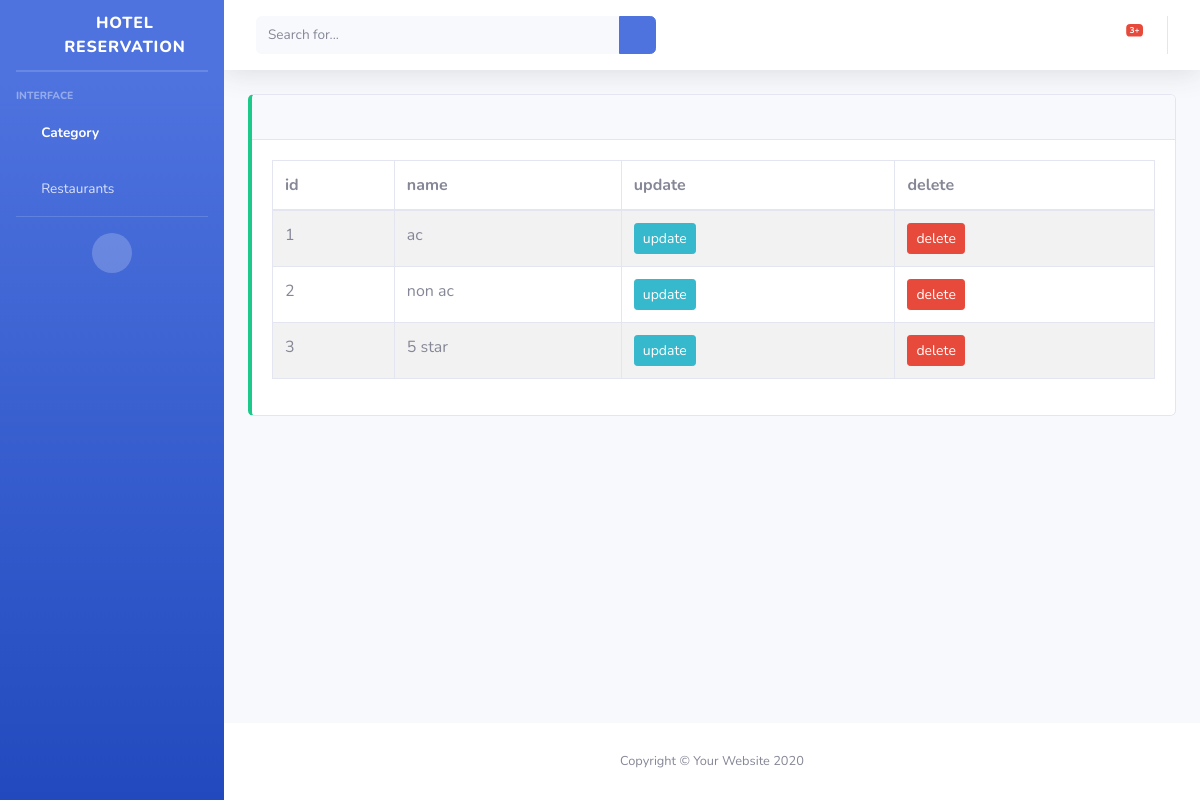
The app's page /category/, older data.
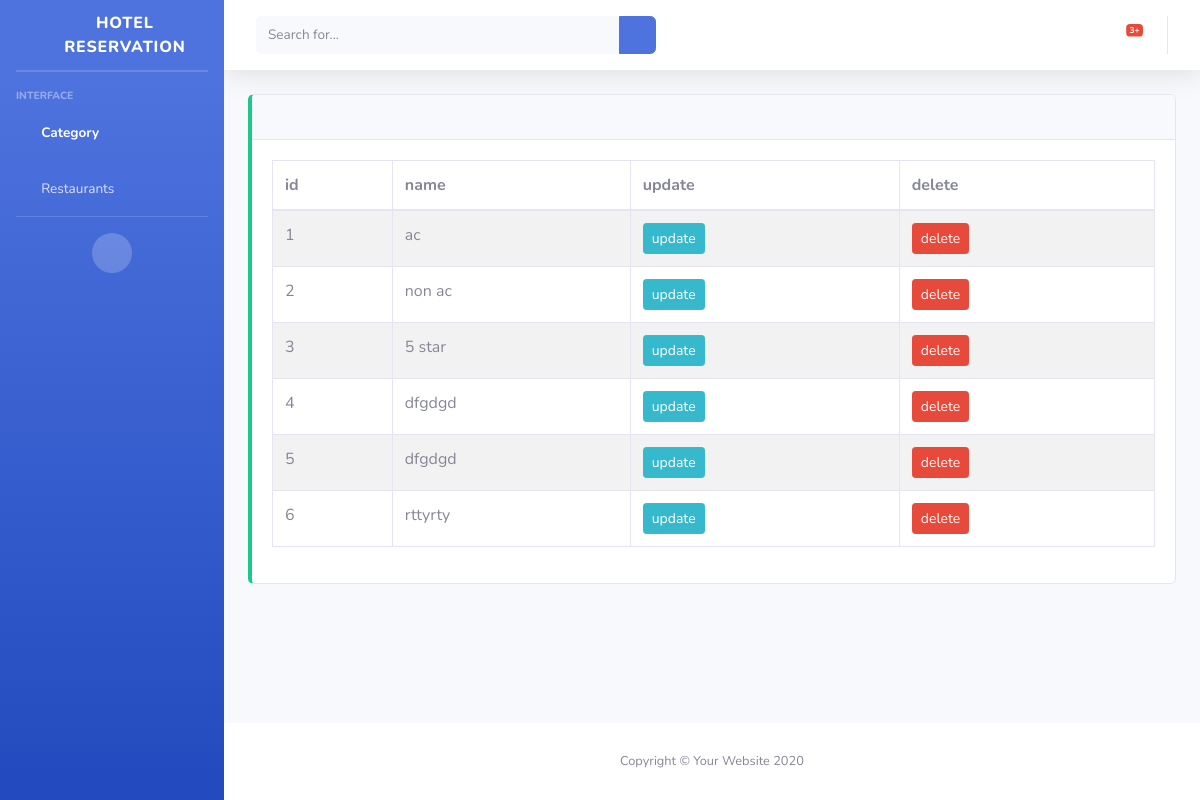
The same page, newer data.
### restaurant/models.py (models this page shows, shortened)
class RestCategory(models.Model):
    name = models.CharField(max_length=10)
    def get_update_url(self):
        return reverse("restcatupdate", kwargs={'pk': self.pk})

### restaurant/views.py (the view)
# urls.py: path('category/', RestCategoryList.as_view(), name="restcatlist"),
class RestCategoryList(ListView):
    model = RestCategory
    template_name = 'restcat/list.html'
    context_object_name = "data"

### restaurant/templates/restcat/list.html
{% extends 'base.html' %}
{% block content %}
<div class="table-responsive">
<table class="table table-bordered table-striped table-hover">
    <thead>
        <tr>
            <th>id</th>
            <th>name</th>
            <th>update</th>
            <th>delete</th>
        </tr>
    </thead>
    <tbody>
    {% for i in data %}
        <tr>
            <td>{{forloop.counter}}</td>
            <td>{{i.name}}</td>
            <td><a href="{{i.get_update_url}}"  class="btn btn-sm btn-info">update</a></td>
            <td><form method="post" action=""><input type="submit" value="delete" class="btn btn-sm btn-danger"></form></a></td>
        </tr>
        {% endfor %}
    </tbody>
</table>
 </div>
{% endblock content %}

Row changes from the older to the newer data that the page shows:
added RestCategory: name "dfgdgd"
added RestCategory: name "dfgdgd"
added RestCategory: name "rttyrty"
